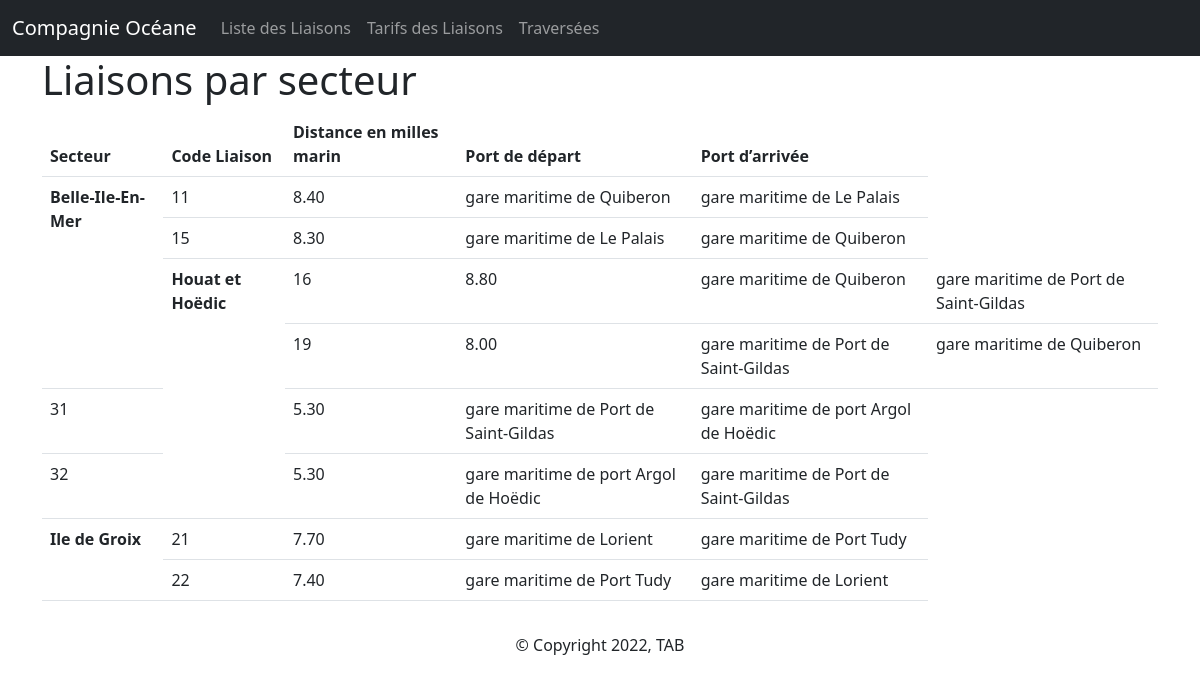
Screenshot of /controleur/afficheLiaisons.php with the database file from the repository.
### tables this page shows
CREATE TABLE `liaison` (
  `code` tinyint(3) UNSIGNED NOT NULL,
  `codeSecteur` tinyint(3) UNSIGNED NOT NULL,
  `distance` decimal(10,2) NOT NULL,
  `portDepart` varchar(50) NOT NULL,
  `portArrivee` varchar(50) NOT NULL
);

CREATE TABLE `port` (
  `nom_court` varchar(50) NOT NULL,
  `nom` varchar(100) NOT NULL,
  `description` text NOT NULL,
  `adresse` varchar(100) NOT NULL,
  `photo` varchar(100) NOT NULL,
  `camera` varchar(200) NOT NULL
);

### controleur/afficheLiaisons.php (called while the page is built)
<?php
if ($_SERVER["SCRIPT_FILENAME"] == __FILE__) {
    $racine = "..";
}
include_once "$racine/modele/bd.liaison.inc.php";
if (isset($_GET['id'])){
    $idSecteur = $_GET['id'];
    $nomSecteur = getSecteurById($idSecteur)['nom'];
    $titre = "Liaisons du secteur ". $nomSecteur;
    $secteurs = getLiaisonsBySecteur($idSecteur);
} else {
    $titre = "Liaisons par secteur";
    $secteurs = getLiaisons();
}
include "$racine/vue/header.php";
include "$racine/vue/vueAfficheLiaisons.php";
include "$racine/vue/footer.php";
?>

### modele/bd.liaison.inc.php (called while the page is built, shortened)
<?php
    function getSecteurs(){
        $resultat = array();
        try {
            $cnx = getPDO();
            $req = $cnx->prepare("SELECT * FROM secteur");
            $req->execute();
            $ligne = $req->fetch(PDO::FETCH_ASSOC);
            while ($ligne) {
                $resultat[] = $ligne;
                $ligne = $req->fetch(PDO::FETCH_ASSOC);
            }
        } catch (PDOException $e) {
            print "Erreur !: " . $e->getMessage();
            die();
        }
        return $resultat;
    }
    function getLiaisons(){
        try {
            $secteurs = getSecteurs();
            foreach ($secteurs as $secteur) {
                $resultat[$secteur['id']]['nom'] = $secteur['nom'];
                $resultat[$secteur['id']]['liaisons'] = array();
                $resultat[$secteur['id']]['liaisons'] = getLiaisonsBySecteurLignes($secteur['id']);
            }
        } catch (PDOException $e) {
            print "Erreur !: " . $e->getMessage();
            die();
        }
        return $resultat;
    }
    function getLiaisonsBySecteurLignes($idSecteur){
        $resultat = array();
        try {
            $cnx = getPDO();
            $req = $cnx->prepare("SELECT L.code, L.distance, PD.nom as portDepart, PA.nom as portArrivee FROM liaison L
            JOIN port PD on PD.nom_court=L.portDepart
            JOIN port PA on PA.nom_court=L.portArrivee
            where L.codeSecteur=:idSecteur");
            $req->bindValue(':idSecteur', $idSecteur, PDO::PARAM_INT);
            $req->execute();
            $ligne = $req->fetch(PDO::FETCH_ASSOC);
            while ($ligne) {
                $resultat[] = $ligne;
                $ligne = $req->fetch(PDO::FETCH_ASSOC);
            }
        } catch (PDOException $e) {
            print "Erreur !: " . $e->getMessage();
            die();
        }
        return $resultat;
    }
?>

### vue/vueAfficheLiaisons.php (the view, shortened to what this page needs)
<h1><?= $titre ?></h1>
<table class="table">
      <thead>
        <tr>
          <th scope="col">Secteur</th>
          <th scope="col">Code Liaison</th>
          <th scope="col">Distance en milles marin</th>
          <th scope="col">Port de départ</th>
          <th scope="col">Port d’arrivée</th>
        </tr>
      </thead>
      <tbody>
  <?php
  foreach ($secteurs as $secteur){
    $i = 1;
  ?>
        <?php
        foreach ($secteur['liaisons'] as $liaison){
          if ($i==1){
          ?>
            <tr>
              <th scope="row" rowspan="4">
                <?= $secteur['nom'] ?>
              </th>
          <?php } else { ?>
            <tr>
          <?php } ?>
              <td><?= $liaison['code']?></td>
              <td><?= $liaison['distance']?></td>
              <td><?= $liaison['portDepart']?></td>
              <td><?= $liaison['portArrivee']?></td>
            </tr>
        <?php
        $i++;
        }
        ?>
  <?php
  }
  ?>
  </tbody>
</table>

### vue/header.php (shortened to what this page needs)
<!DOCTYPE html>
<html lang="fr">
<head>
	<link href="css/style.css" rel="stylesheet" type="text/css" />
    <link href="https://cdn.jsdelivr.net/npm/bootstrap@5.2.3/dist/css/bootstrap.min.css" rel="stylesheet">
</head>
<body>
	<?php include 'menu.php'?>
	<div class="container">

### vue/menu.php (shortened to what this page needs)
<nav class="navbar navbar-expand-lg navbar-dark bg-dark">
  <div class="container-fluid">
    <a class="navbar-brand" href="./?action=accueil">Compagnie Océane</a>
    <div class="collapse navbar-collapse" id="navbarSupportedContent">
    <ul class="navbar-nav me-auto mb-2 mb-lg-0">
      <li class="nav-item">
        <a class="nav-link" aria-current="page" href="./?action=liaisons">Liste des Liaisons</a>
      </li>
      <li class="nav-item">
        <a class="nav-link" href="./?action=tarifs">Tarifs des Liaisons</a>
      </li>
      <li class="nav-item">
        <a class="nav-link" href="./?action=traversees">Traversées</a>
      </li>
    </ul>
    </div>
  </div>
</nav>

### vue/footer.php
</div>
<div class="footer-copyright text-center py-3">© Copyright 2022, TAB
</div>
</body>
</html>

### css/style.css (style rules this page uses)
html { position: relative; min-height: 100%; }
body { margin-bottom: 60px; font-family: Arial; color : #333; font-size : 14px; line-height : 1.3; scroll-behavior: smooth; background-color : var(--fondC); }

### rows the page displays
liaison: nom "Belle-Ile-En-Mer", code "11", distance "8.40", portDepart.nom "gare maritime de Quiberon", portArrivee.nom "gare maritime de Le Palais"
liaison: code "15", distance "8.30", portDepart.nom "gare maritime de Le Palais", portArrivee.nom "gare maritime de Quiberon"
liaison: nom "Houat et Hoëdic", code "16", distance "8.80", portDepart.nom "gare maritime de Quiberon", portArrivee.nom "gare maritime de Port de Saint-Gildas"
liaison: code "19", distance "8.00", portDepart.nom "gare maritime de Port de Saint-Gildas", portArrivee.nom "gare maritime de Quiberon"
liaison: code "31", distance "5.30", portDepart.nom "gare maritime de Port de Saint-Gildas", portArrivee.nom "gare maritime de port Argol de Hoëdic"
liaison: code "32", distance "5.30", portDepart.nom "gare maritime de port Argol de Hoëdic", portArrivee.nom "gare maritime de Port de Saint-Gildas"
liaison: nom "Ile de Groix", code "21", distance "7.70", portDepart.nom "gare maritime de Lorient", portArrivee.nom "gare maritime de Port Tudy"
liaison: code "22", distance "7.40", portDepart.nom "gare maritime de Port Tudy", portArrivee.nom "gare maritime de Lorient"

### other values shown
$titre "Liaisons par secteur"
